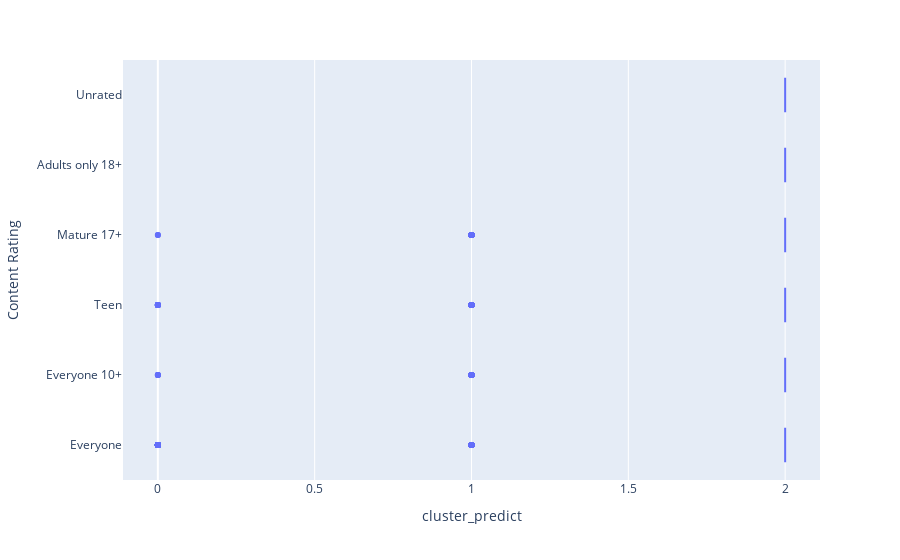

The code cell stored with this chart in its notebook:
### Code cell
my_boxplot_fct(train_orig_pred, "Content Rating")

### Figure 1 — Plotly figure (JSON) as saved in the notebook; plotly's stock layout.template omitted (floating-point values rounded to 4 significant figures; data arrays with more than 128 entries replaced by an {"elided": "..."} marker saying what was removed)
{"data": [{"alignmentgroup": "True", "hovertemplate": "cluster_predict=%{x}<br>Content Rating=%{y}<extra></extra>", "legendgroup": "", "marker": {"color": "#636efa"}, "name": "", "notched": false, "offsetgroup": "", "orientation": "h", "showlegend": false, "x": {"elided": "9836 float values"}, "x0": " ", "xaxis": "x", "y": {"elided": "9836 str values"}, "y0": " ", "yaxis": "y", "type": "box"}], "layout": {"xaxis": {"anchor": "y", "domain": [0.0, 1.0], "title": {"text": "cluster_predict"}}, "yaxis": {"anchor": "x", "domain": [0.0, 1.0], "title": {"text": "Content Rating"}}, "legend": {"tracegroupgap": 0}, "margin": {"t": 60}, "boxmode": "group"}}
